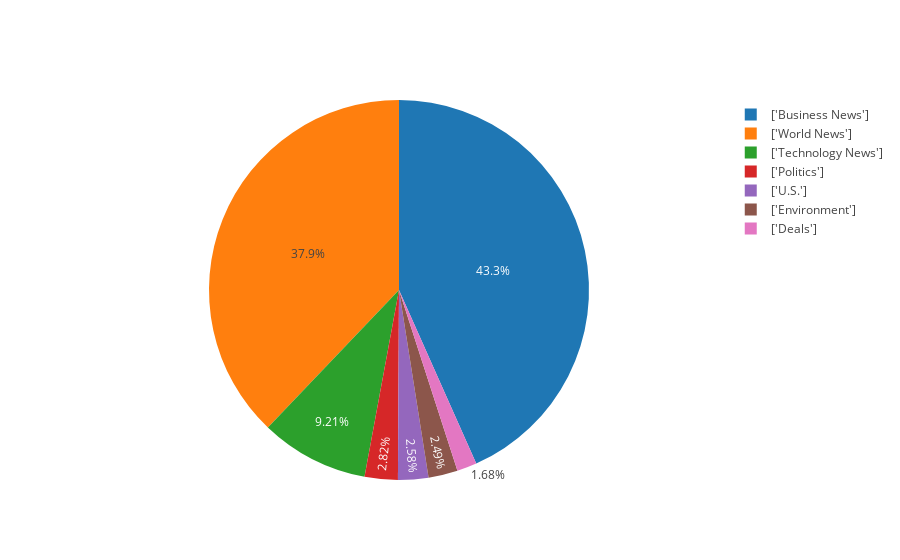

Notebook code for this chart:
### Code cell
import plotly
import pandas as pd
import plotly.graph_objs as go
plotly.offline.init_notebook_mode(connected=True)
df=pd.read_csv('rt.csv',encoding='iso-8859-13')
c_df=df['Category'].value_counts()
c_df=c_df[c_df.values>100]
labels=c_df.index
values=c_df.values
trace=go.Pie(labels=labels,values=values)
plotly.offline.iplot([trace])

### Figure 1 — Plotly figure (JSON) as saved in the notebook; plotly's stock layout.template omitted (floating-point values rounded to 4 significant figures)
{"data": [{"labels": ["['Business News']", "['World News']", "['Technology News']", "['Politics']", "['U.S.']", "['Environment']", "['Deals']"], "type": "pie", "values": [2907, 2541, 618, 189, 173, 167, 113]}], "layout": {}}
